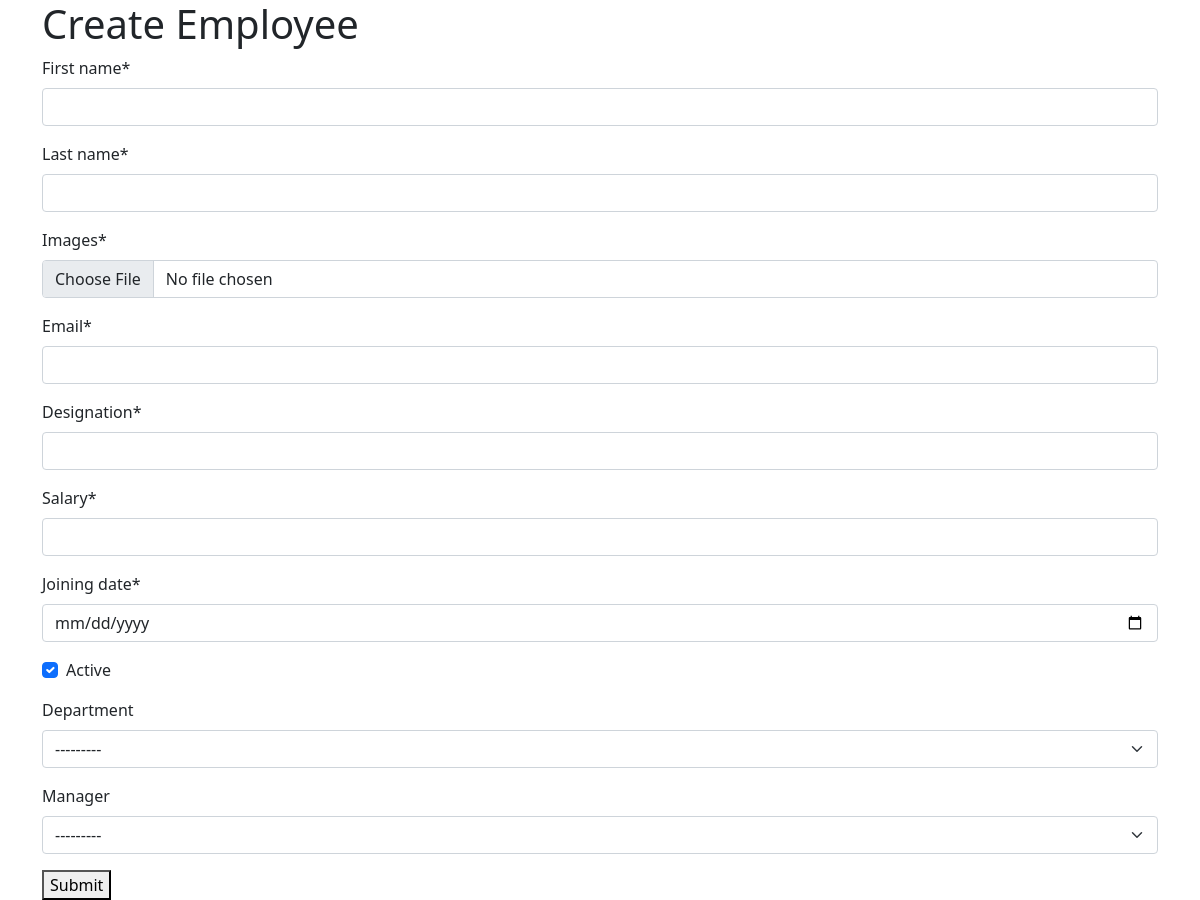
The app's page /employee/create/ (signed in) with its own data.
### employees/models.py (models this page shows, shortened)
class Employee(models.Model):
    first_name = models.CharField(max_length=50)
    last_name = models.CharField(max_length=50)
    images = models.ImageField(upload_to='employee_images/', default='media/default.png')
    email = models.EmailField(unique=True)
    designation = models.CharField(max_length=50)
    salary = models.IntegerField()
    joining_date = models.DateField()
    active = models.BooleanField(default=True)
    department = models.ForeignKey(Department, on_delete=models.SET_NULL, blank=True, null=True)
    manager = models.ForeignKey("self", on_delete=models.SET_NULL, blank=True, null=True)
    def __str__(self):
        return f"{self.first_name} - {self.last_name}"

### employees/views.py (the view, shortened to what this page needs)
# urls.py: path('create/', views.create_employee, name='create_employee'),
@login_required
@permission_required('employees.add_employee', raise_exception=True)
def create_employee(request):
    form = EmployeeForm()
    context = {
        'form' : form
    }
    return render(request, 'create_employee.html', context)

### employees/forms.py
class EmployeeForm(forms.ModelForm):
    class Meta:
        model = Employee
        fields = '__all__'
        widgets = {
           'joining_date': forms.DateInput(attrs={'type': 'date'}),
        }

### employees/models.py (called while the page is built)
    def __str__(self):
        return f"{self.name} - {self.location}"

### templates/create_employee.html (shortened to what this page needs)
{% load crispy_forms_tags %}
<!doctype html>
<html lang="en">
  <head>
    <link href="https://cdn.jsdelivr.net/npm/bootstrap@5.0.2/dist/css/bootstrap.min.css" rel="stylesheet">
  </head>
  <body>
    <form action="{% url 'create_employee' %}" method="post" enctype="multipart/form-data">
       <div class="container">
        <h1>Create Employee</h1>
        {{ form | crispy}}
        <button type="submit">Submit</button>
       </div>
    </form>
  </body>
</html>

### records on screen
Employee: active "☑", department "---------", manager "---------"
